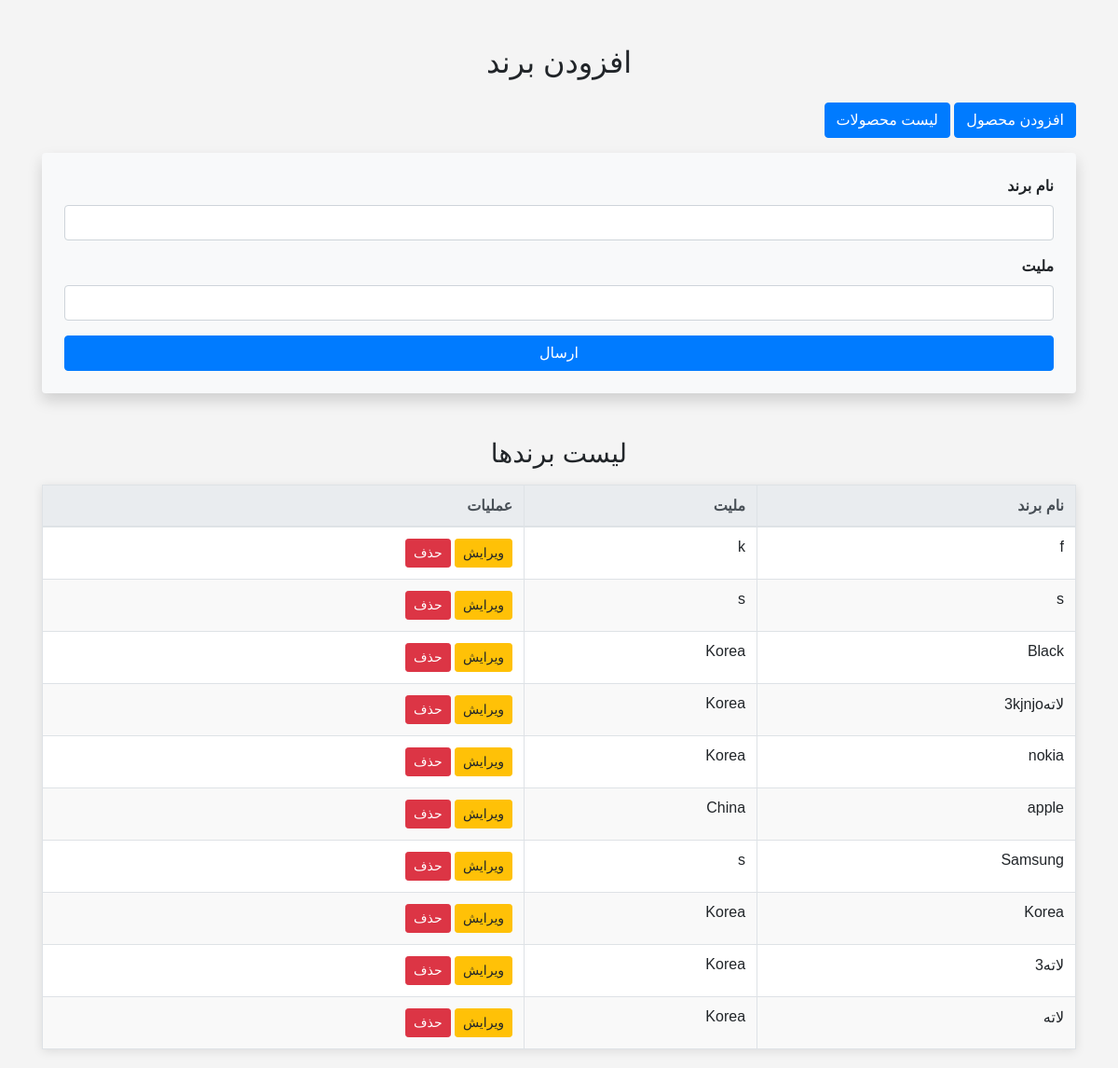
Page /phone-brand/ (signed in) on the earlier database version.
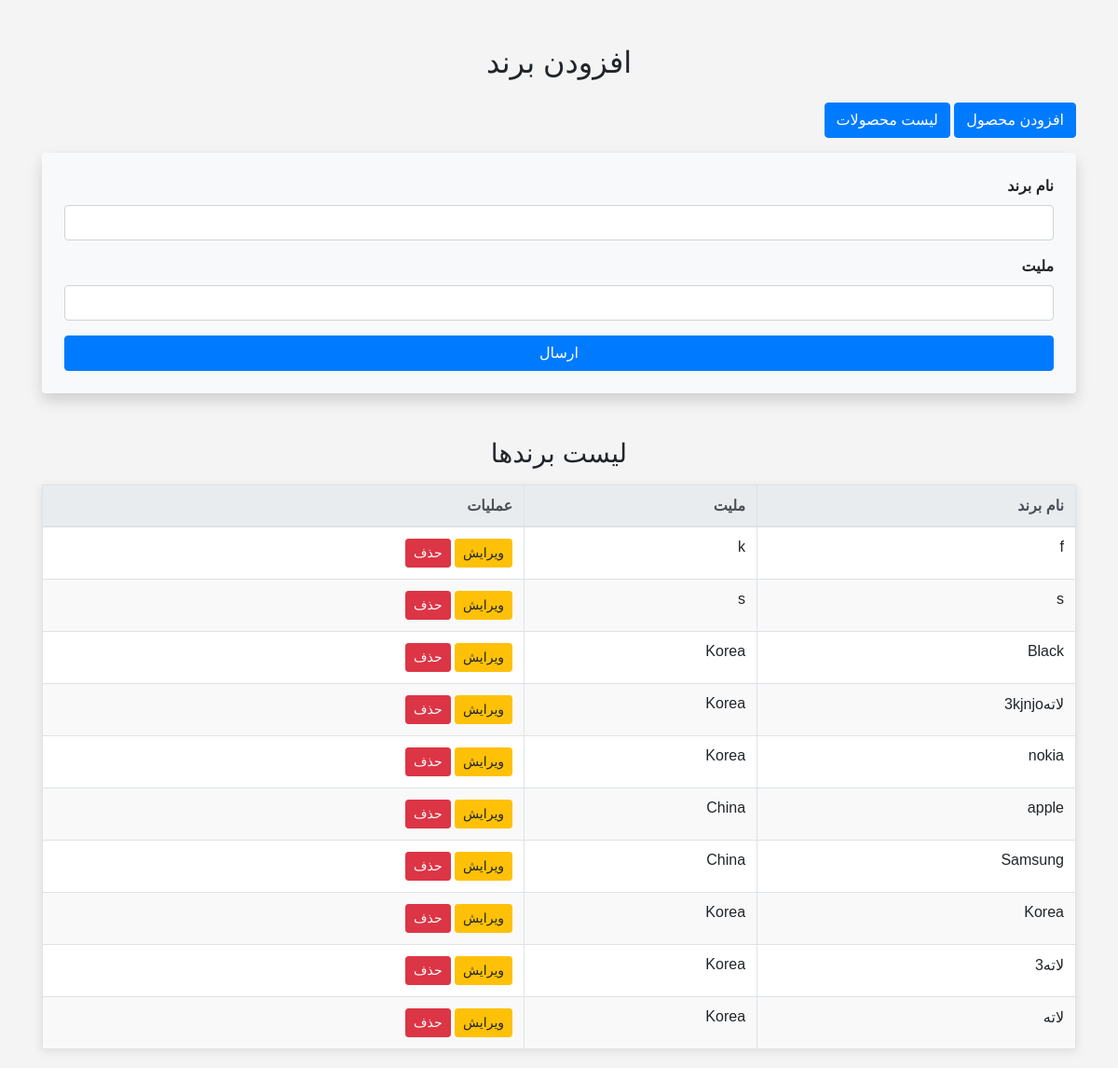
Same page on the later database version.
### mobile_inventory/models.py (models this page shows, shortened)
class Brand(models.Model):
    name = models.CharField(max_length=100, unique=True, verbose_name='نام برند')
    nationality = models.CharField(max_length=100, verbose_name='ملیت برند')
    created_at = models.DateTimeField(auto_now_add=True, null=True, blank=True)
    slug = models.SlugField(unique=True, blank=True, verbose_name='آدرس برند')
    class Meta:
        verbose_name = 'برند'
        verbose_name_plural = ' برند ها'

### mobile_inventory/views.py (the view, shortened to what this page needs)
# urls.py: path('phone-brand/', views.AddBrandView.as_view(), name='add_brand'),
class AddBrandView(SuperUserRequiredMixin, CreateView):
    model = Brand
    form_class = BrandForm
    template_name = 'mobile_inventory/add_brand.html'
    def get_context_data(self, **kwargs):
        context = super().get_context_data(**kwargs)
        context['brands'] = Brand.objects.all().order_by('-created_at')  # اضافه کردن لیست برند ها به context
        return context

### mobile_inventory/forms.py
class BrandForm(forms.ModelForm):
    class Meta:
        model = Brand
        fields = '__all__'
    error_messages = {
        'name': {
            'required': 'برند الزامی لدلب.',
            'unique': 'این برند از قبل موجود است.'
        }}

### mobile_inventory/templatetags/custom_filters.py (called while the page is built)
@register.filter(name='add_class')
def add_class(field, css_clss):
    return field.as_widget(attrs={'class': css_clss})

### mobile_inventory/views.py (called while the page is built)
    def test_func(self):
        return self.request.user.is_superuser

### mobile_inventory/templates/mobile_inventory/add_brand.html (shortened to what this page needs)
{% extends 'base.html' %}
{% load static %}
{% load custom_filters %}
{% block main %}
<body>
    <div class="container mt-5">
        <h2 class="text-center mb-4">افزودن برند</h2>
        {% if request.user.is_superuser %}
            <div class="text-right mb-3">
                <a href="{% url 'add_phone' %}" class="btn btn-primary">افزودن محصول</a>
                <a href="{% url 'list_phone' %}" class="btn btn-primary">لیست محصولات</a>
            </div>
        {% endif %}
        <form method="post" enctype="multipart/form-data" class="bg-light p-4 rounded shadow" novalidate>
            <div class="form-group text-right">
                <label for="{{ form.name.id_for_label }}" class="font-weight-bold">نام برند</label>
                {{ form.name|add_class:"form-control" }}
            </div>
            <div class="form-group text-right">
                <label for="{{ form.nationality.id_for_label }}" class="font-weight-bold">ملیت</label>
                {{ form.nationality|add_class:"form-control" }}
            </div>
            <button type="submit" class="btn btn-primary btn-block">ارسال</button>
        </form>
        <h3 class="mt-5 text-center">لیست برندها</h3>
        <table id="brands-table" class="table table-bordered mt-3 text-right">
            <thead class="thead-light">
                <tr>
                    <th>نام برند</th>
                    <th>ملیت</th>
                    <th class="text-right">عملیات</th>
                </tr>
            </thead>
            <tbody>
                {% for brand in brands %}
                    <tr id="brand-row-{{ brand.slug }}">
                        <td>{{ brand.name }}</td>
                        <td>{{ brand.nationality }}</td>
                        <td class="text-right">
                            <a href="{% url 'edit_brand' brand.slug %}" class="btn btn-warning btn-sm">ویرایش</a>
                            <button class="btn btn-danger btn-sm delete-brand" data-id="{{ brand.slug }}">حذف</button>
                        </td>
                    </tr>
                {% empty %}
                    <tr>
                        <td colspan="3" class="text-center alert alert-warning">هیچ برندی موجود نیست</td>
                    </tr>
                {% endfor %}
            </tbody>
        </table>
    </div>
</body>
{% endblock %}

Differences in the rows shown:
changed Brand "Samsung": nationality "s" → "China"
